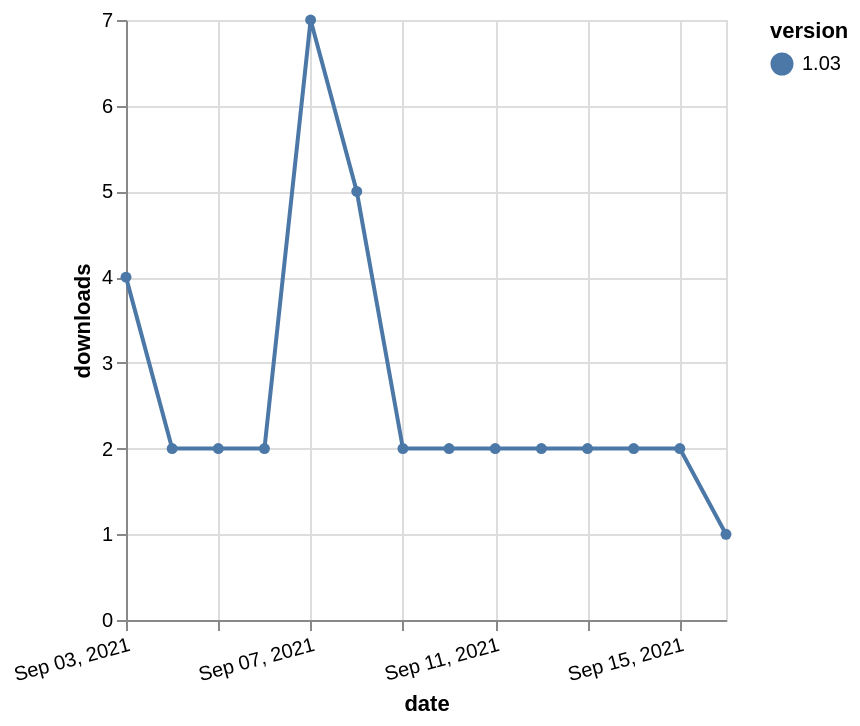

This figure's Vega-Lite source:
### Vega-Lite specification from a JSON file in a GitHub repository (floating-point values rounded to 4 significant figures)
{"$schema": "https://vega.github.io/schema/vega-lite/v5.json", "description": "A simple bar chart with embedded data.", "data": {"values": [{"date": "2021-09-03", "total": 2232, "delta": 4, "version": "1.03"}, {"date": "2021-09-04", "total": 2234, "delta": 2, "version": "1.03"}, {"date": "2021-09-05", "total": 2236, "delta": 2, "version": "1.03"}, {"date": "2021-09-06", "total": 2238, "delta": 2, "version": "1.03"}, {"date": "2021-09-07", "total": 2245, "delta": 7, "version": "1.03"}, {"date": "2021-09-08", "total": 2250, "delta": 5, "version": "1.03"}, {"date": "2021-09-09", "total": 2252, "delta": 2, "version": "1.03"}, {"date": "2021-09-10", "total": 2254, "delta": 2, "version": "1.03"}, {"date": "2021-09-11", "total": 2256, "delta": 2, "version": "1.03"}, {"date": "2021-09-12", "total": 2258, "delta": 2, "version": "1.03"}, {"date": "2021-09-13", "total": 2260, "delta": 2, "version": "1.03"}, {"date": "2021-09-14", "total": 2262, "delta": 2, "version": "1.03"}, {"date": "2021-09-15", "total": 2264, "delta": 2, "version": "1.03"}, {"date": "2021-09-16", "total": 2265, "delta": 1, "version": "1.03"}]}, "width": "container", "mark": {"type": "line", "point": {"filled": true}}, "encoding": {"x": {"field": "date", "type": "temporal", "timeUnit": "yearmonthdate", "title": "date", "axis": {"labelAngle": -15}}, "y": {"field": "delta", "type": "quantitative", "title": "downloads"}, "color": {"field": "version", "type": "nominal"}, "tooltip": {"field": "delta"}}}
